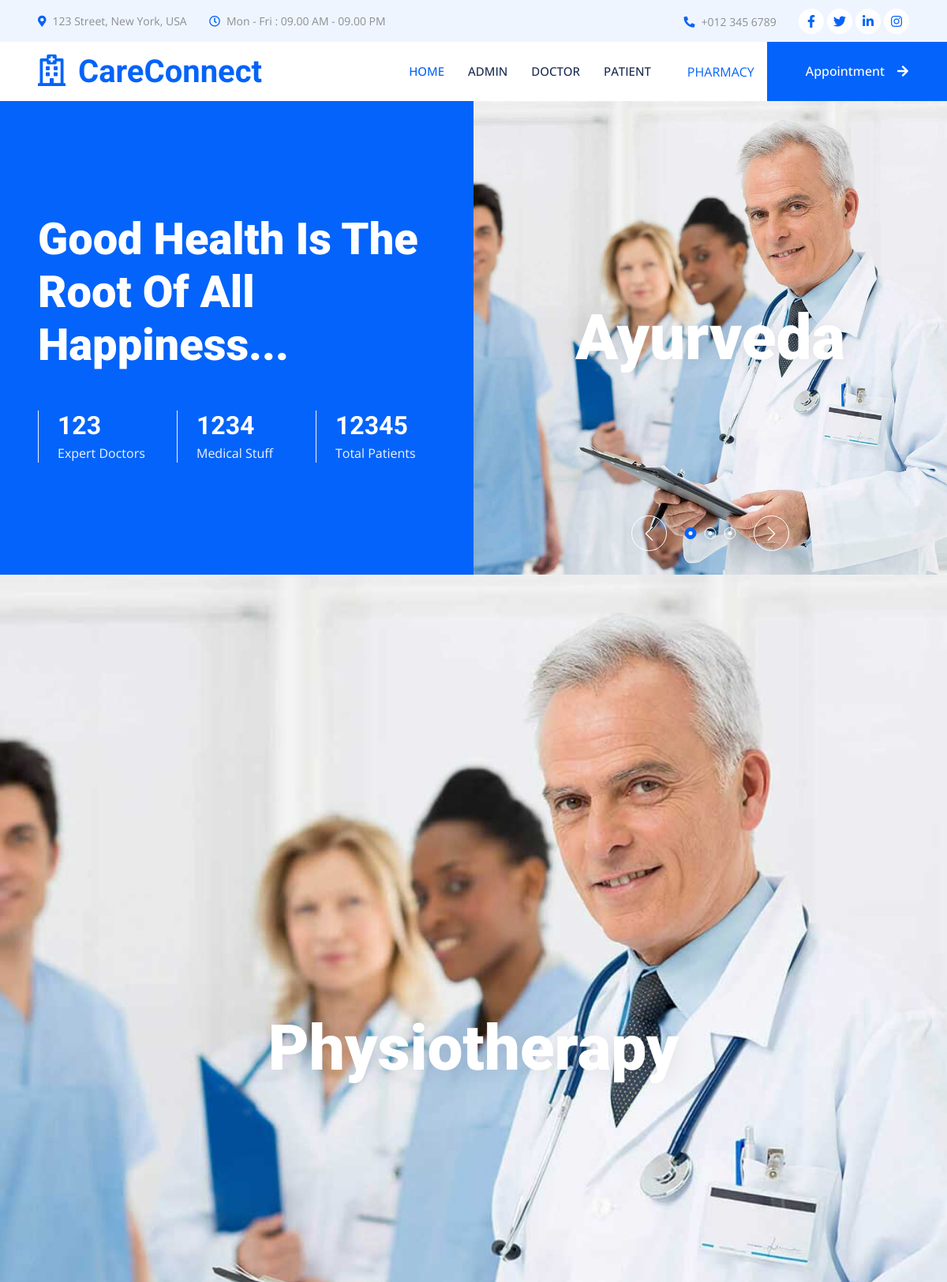
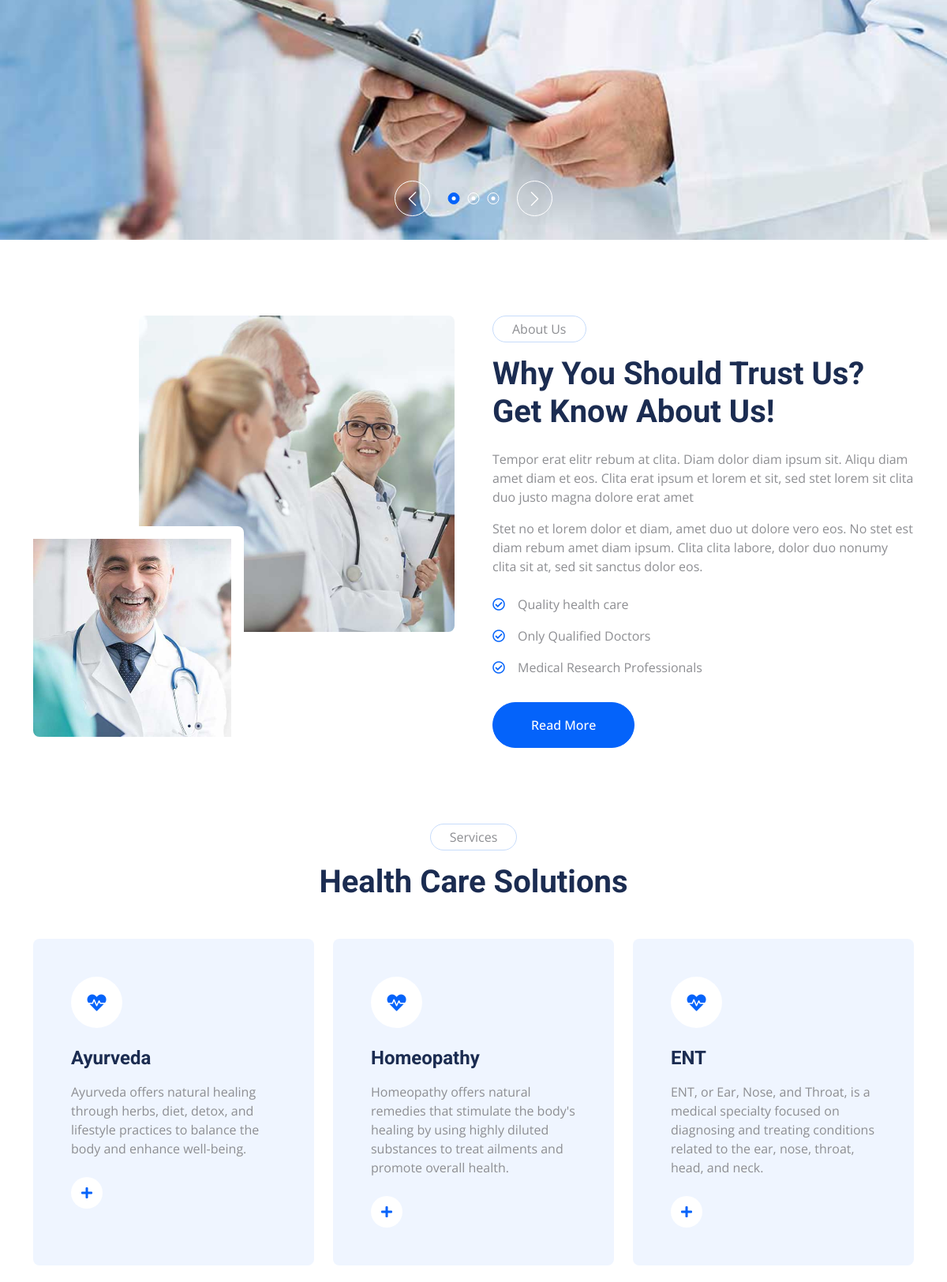
The page / (upper part) on the database its author committed (2 pictures, top to bottom).
### ccapp/models.py (models this page shows, shortened)
class Department(models.Model):
     department=models.CharField(max_length=50)
     description=models.TextField(null=True,blank=True)

### ccapp/views.py (the view)
# urls.py: path('', views.index),
def index(request):
    department=models.Department.objects.all()
    return render(request, "index.html" , {"context":department})

### templates/index.html (shortened to what this page needs)
<!DOCTYPE html>
<html lang="en">
<head>
    <link href="https://cdnjs.cloudflare.com/ajax/libs/font-awesome/5.10.0/css/all.min.css" rel="stylesheet">
    <link href="https://cdn.jsdelivr.net/npm/bootstrap-icons@1.4.1/font/bootstrap-icons.css" rel="stylesheet">
    <link href="static/lib/animate/animate.min.css" rel="stylesheet">
    <link href="static/lib/owlcarousel/assets/owl.carousel.min.css" rel="stylesheet">
    <link href="static/lib/tempusdominus/css/tempusdominus-bootstrap-4.min.css" rel="stylesheet" />
    <link href="static/css/bootstrap.min.css" rel="stylesheet">
    <link href="static/css/style.css" rel="stylesheet">
</head>
<body>
    <div class="container-fluid bg-light p-0 wow fadeIn" data-wow-delay="0.1s">
        <div class="row gx-0 d-none d-lg-flex">
            <div class="col-lg-7 px-5 text-start">
                <div class="h-100 d-inline-flex align-items-center py-3 me-4">
                    <small class="fa fa-map-marker-alt text-primary me-2"></small>
                    <small>123 Street, New York, USA</small>
                </div>
                <div class="h-100 d-inline-flex align-items-center py-3">
                    <small class="far fa-clock text-primary me-2"></small>
                    <small>Mon - Fri : 09.00 AM - 09.00 PM</small>
                </div>
            </div>
            <div class="col-lg-5 px-5 text-end">
                <div class="h-100 d-inline-flex align-items-center py-3 me-4">
                    <small class="fa fa-phone-alt text-primary me-2"></small>
                    <small>+012 345 6789</small>
                </div>
                <div class="h-100 d-inline-flex align-items-center">
                    <a class="btn btn-sm-square rounded-circle bg-white text-primary me-1" href=""><i class="fab fa-facebook-f"></i></a>
                    <a class="btn btn-sm-square rounded-circle bg-white text-primary me-1" href=""><i class="fab fa-twitter"></i></a>
                    <a class="btn btn-sm-square rounded-circle bg-white text-primary me-1" href=""><i class="fab fa-linkedin-in"></i></a>
                    <a class="btn btn-sm-square rounded-circle bg-white text-primary me-0" href=""><i class="fab fa-instagram"></i></a>
                </div>
            </div>
        </div>
    </div>
    <nav class="navbar navbar-expand-lg bg-white navbar-light sticky-top p-0 wow fadeIn" data-wow-delay="0.1s">
        <a href="index.html" class="navbar-brand d-flex align-items-center px-4 px-lg-5">
            <h1 class="m-0 text-primary"><i class="far fa-hospital me-3"></i>CareConnect</h1>
        </a>
        <div class="collapse navbar-collapse" id="navbarCollapse">
            <div class="navbar-nav ms-auto p-4 p-lg-0">
                <a href="index.html" class="nav-item nav-link active">Home</a>
                <a href="{% url 'adminclick'%}" class="nav-item nav-link">ADMIN</a>
                <a href="{% url 'doctorclick'%}" class="nav-item nav-link">Doctor</a>
                <a href="{% url 'patientclick' %}" class="nav-item nav-link">Patient</a>
                </div>
                <a href="{% url 'pharmacyclick'%}" class="nav-item nav-link">PHARMACY</a>
            </div>
            <a href="" class="btn btn-primary rounded-0 py-4 px-lg-5 d-none d-lg-block">Appointment<i class="fa fa-arrow-right ms-3"></i></a>
    </nav>
    <div class="container-fluid header bg-primary p-0 mb-5">
        <div class="row g-0 align-items-center flex-column-reverse flex-lg-row">
            <div class="col-lg-6 p-5 wow fadeIn" data-wow-delay="0.1s">
                <h1 class="display-4 text-white mb-5">Good Health Is The Root Of All Happiness...</h1>
                <div class="row g-4">
                    <div class="col-sm-4">
                        <div class="border-start border-light ps-4">
                            <h2 class="text-white mb-1" data-toggle="counter-up">123</h2>
                            <p class="text-light mb-0">Expert Doctors</p>
                        </div>
                    </div>
                    <div class="col-sm-4">
                        <div class="border-start border-light ps-4">
                            <h2 class="text-white mb-1" data-toggle="counter-up">1234</h2>
                            <p class="text-light mb-0">Medical Stuff</p>
                        </div>
                    </div>
                    <div class="col-sm-4">
                        <div class="border-start border-light ps-4">
                            <h2 class="text-white mb-1" data-toggle="counter-up">12345</h2>
                            <p class="text-light mb-0">Total Patients</p>
                        </div>
                    </div>
                </div>
            </div>
            <div class="col-lg-6 wow fadeIn" data-wow-delay="0.5s">
                <div class="owl-carousel header-carousel">
                    <div class="owl-carousel-item position-relative">
                        <img class="img-fluid" src="static/img/carousel-1.jpg" alt="">
                        <div class="owl-carousel-text">
                            <h1 class="display-1 text-white mb-0">Ayurveda</h1>
                        </div>
                    </div>
                </div>
            </div>
                <div class="owl-carousel header-carousel">
                    <div class="owl-carousel-item position-relative">
                        <img class="img-fluid" src="static/img/carousel-1.jpg" alt="">
                        <div class="owl-carousel-text">
                            <h1 class="display-1 text-white mb-0">Physiotherapy</h1>
                        </div>
                    </div>
                </div>
            </div>
        </div>
    <div class="container-xxl py-5">
        <div class="container">
            <div class="row g-5">
                <div class="col-lg-6 wow fadeIn" data-wow-delay="0.1s">
                    <div class="d-flex flex-column">
                        <img class="img-fluid rounded w-75 align-self-end" src="static/img/about-1.jpg" alt="">
                        <img class="img-fluid rounded w-50 bg-white pt-3 pe-3" src="static/img/about-2.jpg" alt="" style="margin-top: -25%;">
                    </div>
                </div>
                <div class="col-lg-6 wow fadeIn" data-wow-delay="0.5s">
                    <p class="d-inline-block border rounded-pill py-1 px-4">About Us</p>
                    <h1 class="mb-4">Why You Should Trust Us? Get Know About Us!</h1>
                    <p>Tempor erat elitr rebum at clita. Diam dolor diam ipsum sit. Aliqu diam amet diam et eos. Clita erat ipsum et lorem et sit, sed stet lorem sit clita duo justo magna dolore erat amet</p>
                    <p class="mb-4">Stet no et lorem dolor et diam, amet duo ut dolore vero eos. No stet est diam rebum amet diam ipsum. Clita clita labore, dolor duo nonumy clita sit at, sed sit sanctus dolor eos.</p>
                    <p><i class="far fa-check-circle text-primary me-3"></i>Quality health care</p>
                    <p><i class="far fa-check-circle text-primary me-3"></i>Only Qualified Doctors</p>
                    <p><i class="far fa-check-circle text-primary me-3"></i>Medical Research Professionals</p>
                    <a class="btn btn-primary rounded-pill py-3 px-5 mt-3" href="">Read More</a>
                </div>
            </div>
        </div>
    </div>
    <div class="container-xxl py-5">
        <div class="container">
            <div class="text-center mx-auto mb-5 wow fadeInUp" data-wow-delay="0.1s" style="max-width: 600px;">
                <p class="d-inline-block border rounded-pill py-1 px-4">Services</p>
                <h1>Health Care Solutions</h1>
            </div>
            <div class="row g-4">
                {% for item in context %}
                <div class="col-lg-4 col-md-6 wow fadeInUp" data-wow-delay="0.1s">
                    <div class="service-item bg-light rounded h-100 p-5">
                        <div class="d-inline-flex align-items-center justify-content-center bg-white rounded-circle mb-4" style="width: 65px; height: 65px;">
                            <i class="fa fa-heartbeat text-primary fs-4"></i>
                        </div>
                        <h4 class="mb-3">{{item.department}}</h4>
                        <p class="mb-4">{{item.description}}</p>
                        <a class="btn" href=""><i class="fa fa-plus text-primary me-3"></i>See Doctors</a>
                    </div>
                </div>
               {% endfor %}
            </div>
        </div>
    </div>
</body>
</html>

### static/css/style.css (style rules this page uses)
:root { --primary: #0463FA; --light: #EFF5FF; --dark: #1B2C51; }
.btn { font-weight: 500; transition: .5s; }
.btn.btn-primary, .btn.btn-secondary { color: #FFFFFF; }
.btn-sm-square { width: 32px; height: 32px; }
.btn-square, .btn-sm-square, .btn-lg-square { padding: 0; display: flex; align-items: center; justify-content: center; font-weight: normal; }
.navbar .navbar-nav .nav-link { margin-right: 30px; padding: 25px 0; color: #FFFFFF; font-size: 15px; font-weight: 500; text-transform: uppercase; outline: none; }
.navbar .navbar-nav .nav-link:hover, .navbar .navbar-nav .nav-link.active { color: var(--primary); }
.navbar .navbar-brand, .navbar a.btn { height: 75px; }
.navbar .navbar-nav .nav-link { color: var(--dark); font-weight: 500; }
.navbar.sticky-top { top: -100px; transition: .5s; }
.header-carousel .owl-carousel-text { position: absolute; width: 100%; height: 100%; padding: 3rem; top: 0; left: 0; display: flex; align-items: center; justify-content: center; text-shadow: 0 0 30px rgba(0, 0, 0, .1); }
.service-item { transition: .5s; }
.service-item .btn { width: 40px; height: 40px; display: inline-flex; align-items: center; background: #FFFFFF; border-radius: 40px; white-space: nowrap; overflow: hidden; transition: .5s; }

### rows shown on the page
Department: department "Ayurveda", description "Ayurveda offers natural healing through herbs, diet, detox, and lifestyle practices to balance the body and enhance well-being."
Department: department "Homeopathy", description "Homeopathy offers natural remedies that stimulate the body's healing by using highly diluted substances to treat ailments and promote overall health."
Department: department "ENT", description "ENT, or Ear, Nose, and Throat, is a medical specialty focused on diagnosing and treating conditions related to the ear, nose, throat, head, and neck."
